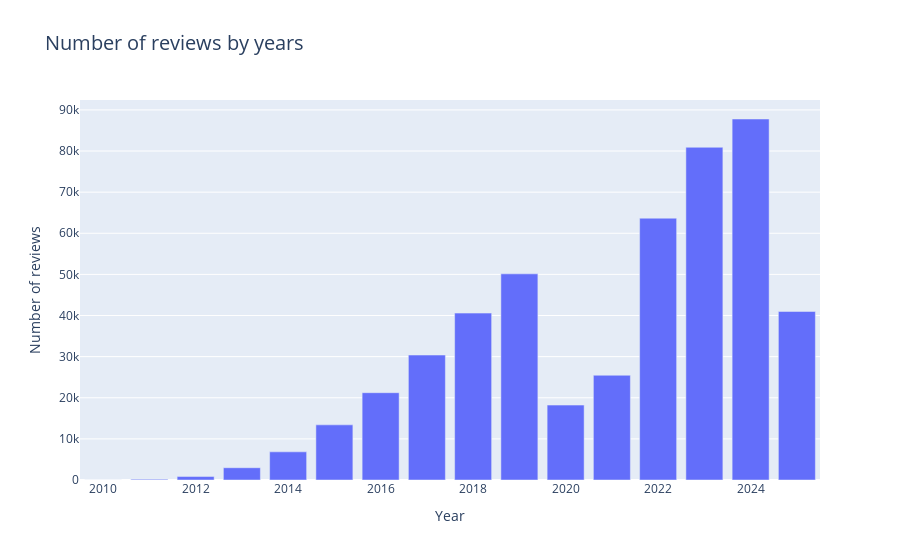

Notebook code cell kept with this figure:
### Code cell
fig = px.bar(
    year_reviews,
    x='year',
    y='num_reviews',
    title='Number of reviews by years'
)


fig.update_layout(xaxis_title = "Year",
                  yaxis_title = "Number of reviews", 
                  title_font_size = 20)

fig.show()

### Figure 1 — Plotly figure (JSON) as saved in the notebook; plotly's stock layout.template omitted (floating-point values rounded to 4 significant figures)
{"data": [{"alignmentgroup": "True", "hovertemplate": "year=%{x}<br>num_reviews=%{y}<extra></extra>", "legendgroup": "", "marker": {"color": "#636efa", "pattern": {"shape": ""}}, "name": "", "offsetgroup": "", "orientation": "v", "showlegend": false, "textposition": "auto", "type": "bar", "x": [2010, 2011, 2012, 2013, 2014, 2015, 2016, 2017, 2018, 2019, 2020, 2021, 2022, 2023, 2024, 2025], "xaxis": "x", "y": [11, 190, 836, 2987, 6849, 13413, 21232, 30390, 40588, 50132, 18218, 25472, 63670, 80917, 87791, 40984], "yaxis": "y"}], "layout": {"barmode": "relative", "legend": {"tracegroupgap": 0}, "title": {"font": {"size": 20}, "text": "Number of reviews by years"}, "xaxis": {"anchor": "y", "domain": [0, 1], "title": {"text": "Year"}}, "yaxis": {"anchor": "x", "domain": [0, 1], "title": {"text": "Number of reviews"}}}}
